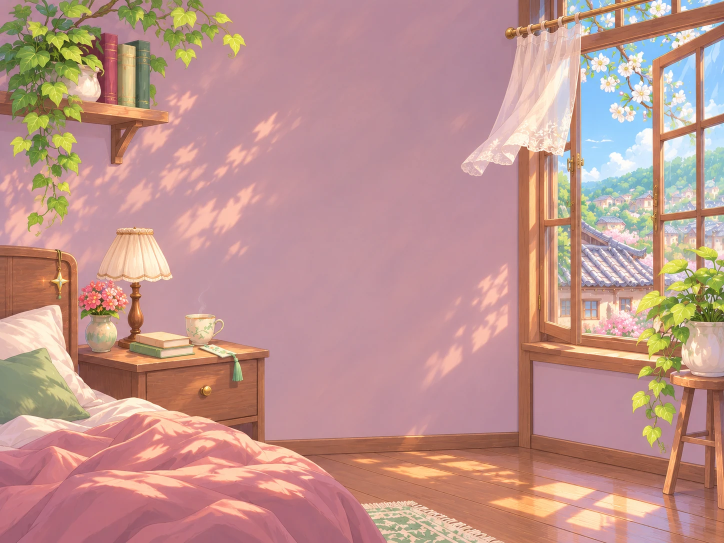
#> input picture src/jade_runtime/mobile_web/room-spring.webp, 1448 x 1086 px (shown at 1/2 size)
$ python room_layers_build_test.py
#> lines starting #> are read from the running program, lines starting #| are printed output that depends on the picture; after the words box and inside, x2 and y2 are one past the last pixel; in counts of white or black regions, pixels touching at a corner belong together
### scripts/build_room_layers.py
#!/usr/bin/env python3
"""Build reversible, independently animated room layers from the original art.

Runs OFFLINE on an artist/CI workstation, never on an Android device.
Dependency versions are in scripts/requirements-room-layers.txt.
"""
from __future__ import annotations

import argparse
from pathlib import Path

import cv2
import numpy as np
from PIL import Image

ROOT = Path(__file__).resolve().parents[1]
ART = ROOT / "src/jade_runtime/mobile_web"
SOURCE = ART / "room-spring.webp"
EXPECTED = (1448, 1086)

# Image-space geometry from the native 1448 × 1086 artwork, not phone pixels.
# Image-space hand-traced textile; the curtain rod, rings and wooden sash stay
# in the stationary backdrop (no rectangular texture displacement).
CURTAIN = [
    (1038, 85), (1055, 85), (1081, 83), (1110, 84), (1133, 81),
    (1142, 90), (1142, 145), (1138, 191), (1137, 252),
    (1135, 296), (1125, 310), (1100, 307), (1074, 301),
    (1055, 314), (1041, 327), (1015, 344), (989, 348),
    (965, 349), (948, 350), (933, 344), (911, 336),
    (930, 303), (957, 281), (974, 252), (986, 217),
    (997, 173), (1008, 132), (1027, 92),
]
CURTAIN_CROP = (900, 66, 1162, 362)


def mask_polygon(height: int, width: int, vertices: list[tuple[int, int]], sigma: float) -> np.ndarray:
    solid = np.zeros((height, width), dtype=np.uint8)
    cv2.fillPoly(solid, [np.asarray(vertices, dtype=np.int32)], 255)
    blurred = cv2.GaussianBlur(solid, (0, 0), sigmaX=sigma)
    return blurred.astype(np.float32) / 255.0


def alpha_cutout(original: np.ndarray, under: np.ndarray, extent: np.ndarray,
                 upper_alpha: float = 0.91) -> np.ndarray:
    """Original textile RGB with soft source-art matte, without color extrapolation.

    Solving for translucent RGB against an invented background introduces
    saturated cyan/yellow fringes. Keep actual fabric paint instead: motion
    matters more than reproducing the exact stationary composite mathematically.
    """
    difference = np.max(np.abs(original.astype(np.float32) - under), axis=2) / 255.0
    opacity = extent * np.clip(upper_alpha + 0.04 * difference, 0, 0.96)
    rgba = np.dstack([original, (opacity * 255.0).astype(np.uint8)])
    rgba[extent < 0.006] = 0
    return rgba.astype(np.uint8)


def restore_behind_curtain(source: np.ndarray, mask: np.ndarray) -> np.ndarray:
    """Reconstruct wall, vertical wooden jamb and sky with nearby genuine pixels.

    Large-region inpainting painted orange smears across the fixed window.
    Instead we explicitly keep its geometry and use three source materials.
    The textile is then composited over this fixed plane.
    """
    h, w = source.shape[:2]
    yy, xx = np.indices((h, w))
    wall = source[yy, np.clip(xx - 225, 610, 920)].astype(np.float32)
    wood = source[np.clip(yy + 305, 367, 718), np.clip(xx, 1040, 1066)].astype(np.float32)
    sky = source[yy, np.clip(xx + 150, 1182, w - 1)].astype(np.float32)

    def blend_weight(x: np.ndarray, x0: float, x1: float) -> np.ndarray:
        p = np.clip((x.astype(np.float32) - x0) / (x1 - x0), 0.0, 1.0)
        return p * p * (3.0 - 2.0 * p)

    # A flat wall ends at x≈1038. The wooden jamb remains straight while the
    # glass behind the sheer cloth is filled with neighbouring blue sky.
    to_wood = blend_weight(xx, 1032, 1045)[..., None]
    to_sky = blend_weight(xx, 1069, 1083)[..., None]
    rebuilt_window = wood * (1 - to_sky) + sky * to_sky
    donor = wall * (1 - to_wood) + rebuilt_window * to_wood
    m = mask[..., None]
    return source.astype(np.float32) * (1 - m) + donor * m


def make_layers(source: np.ndarray) -> tuple[np.ndarray, dict[str, np.ndarray], dict[str, float]]:
    height, width = source.shape[:2]
    assert (width, height) == EXPECTED, f"unexpected artwork dimensions: {width}x{height}"
    curtain_mask = mask_polygon(height, width, CURTAIN, 2.0)
    behind = restore_behind_curtain(source, curtain_mask)

    # A light, low-saturation matte keeps painted wood, blue sky and warm
    # wall pixels OUT of the moving textile. Low-opacity lace stays soft.
    colors = source.astype(np.float32)
    red, green, blue = colors[:, :, 0], colors[:, :, 1], colors[:, :, 2]
    pastel = np.minimum.reduce([
        np.clip((red - 155) / 29, 0, 1),
        np.clip((green - 137) / 30, 0, 1),
        np.clip((blue - 125) / 30, 0, 1),
        np.clip((red + 12 - blue) / 35, 0, 1),
    ])
    pastel = cv2.GaussianBlur(pastel, (0, 0), 1.3)
    fabric_mask = curtain_mask * np.clip(pastel * 1.18, 0.0, 1.0)
    fabric = alpha_cutout(source, behind, fabric_mask, upper_alpha=0.88)
    # Conservative fixed-geometry exclusion. The original composite includes
    # wood immediately behind the sheer edge. Never let that wood travel with
    # the cloth, even if it means sacrificing a few lace-edge pixels.
    yy, xx = np.indices((height, width))
    # Scalloped underside: no moving rectangle of wall or wooden sill.
    lower_edge = np.interp(
        xx, [900, 925, 946, 970, 1005, 1030, 1070, 1110, 1140, 1162],
        [330, 348, 352, 345, 328, 311, 302, 301, 297, 290],
    )
    fade = np.clip((lower_edge - yy) / 4.0, 0, 1)
    fabric[:, :, 3] = (fabric[:, :, 3].astype(np.float32) * fade).astype(np.uint8)
    fabric[(xx >= 1139) & (yy >= 100), 3] = 0
    crop = CURTAIN_CROP
    layers = {
        "room-curtain.webp": fabric[crop[1]:crop[3], crop[0]:crop[2]],
    }
    output = np.clip(behind, 0, 255).astype(np.uint8)
    unchanged = source[curtain_mask < 0.005].astype(np.int16) - output[curtain_mask < 0.005].astype(np.int16)
    exterior_max = float(np.abs(unchanged).max(initial=0))
    if exterior_max > 1:
        raise AssertionError(f"pixels outside textile area changed: {exterior_max}")
    visible = int(np.count_nonzero(layers["room-curtain.webp"][:, :, 3] > 100))
    if visible < 12_000:
        raise AssertionError(f"fabric matte too sparse: {visible}")
    return output, layers, {
        "exterior_max": exterior_max,
        "curtain_nontransparent_pixels": float(visible),
        "affected_percentage": float(np.mean(curtain_mask > 0.005) * 100),
    }

def build(*, output_dir: Path = ART) -> dict[str, float]:
    source = np.asarray(Image.open(SOURCE).convert("RGB"))
    backdrop, layers, metrics = make_layers(source)
    output_dir.mkdir(parents=True, exist_ok=True)
    Image.fromarray(backdrop, "RGB").save(
        output_dir / "room-backdrop.webp", "WEBP", quality=94, method=6
    )
    for name, image in layers.items():
        Image.fromarray(image, "RGBA").save(
            output_dir / name, "WEBP", lossless=True, method=6
        )
    for file in ("room-backdrop.webp", *layers):
        image = Image.open(output_dir / file)
        image.verify()
        metrics[file + "_bytes"] = float((output_dir / file).stat().st_size)
    return metrics


# [6 lines left out: function main, not called in this run]


# [2 lines that do not run on import are left out]

### tests/room_layers_build_test.py
#!/usr/bin/env python3
"""DEV-010: offline compositor smoke and geometry tests, no network or AI calls."""
from __future__ import annotations

import sys
import tempfile
from pathlib import Path

import cv2
import numpy as np
from PIL import Image

ROOT = Path(__file__).resolve().parents[1]
sys.path.insert(0, str(ROOT / "scripts"))
from build_room_layers import ART, EXPECTED, CURTAIN_CROP, build, make_layers  # noqa: E402


def synthetic_art() -> np.ndarray:
    width, height = EXPECTED
    yy, xx = np.indices((height, width))
    arr = np.zeros((height, width, 3), dtype=np.uint8)
    arr[:, :, 0] = np.clip(190 + (xx / width * 20) - (yy / height * 17), 0, 255)
    arr[:, :, 1] = np.clip(145 + (xx / width * 12) - (yy / height * 12), 0, 255)
    arr[:, :, 2] = np.clip(159 + (xx / width * 10), 0, 255)
    # Plausible cloth and shadow tones exercise nonzero cutout alpha.
    cv2.ellipse(arr, (1063, 209), (90, 115), 0, 0, 360, (229, 215, 212), -1)
    cv2.ellipse(arr, (440, 350), (90, 44), -34, 0, 360, (160, 124, 135), -1)
    cv2.ellipse(arr, (900, 685), (80, 70), 27, 0, 360, (158, 122, 129), -1)
    return arr


def check_layer_geometry() -> None:
    source = synthetic_art()
#> in synthetic_art, `cv2.ellipse(arr, (440, 350), (90, 44), -34, 0, 360, (160, 124, 135), -1)`: arr: shape (1086, 1448, 3); mean of channels 0, 1, 2 191.3, 145.7, 164.2
#> in synthetic_art, `cv2.ellipse(arr, (900, 685), (80, 70), 27, 0, 360, (158, 122, 129), -1)`: arr: shape (1086, 1448, 3); mean of channels 0, 1, 2 191, 145.4, 163.8
    output, layers, metrics = make_layers(source)
#> in mask_polygon, `cv2.fillPoly(solid, [np.asarray(vertices, dtype=np.int32)], 255)`:
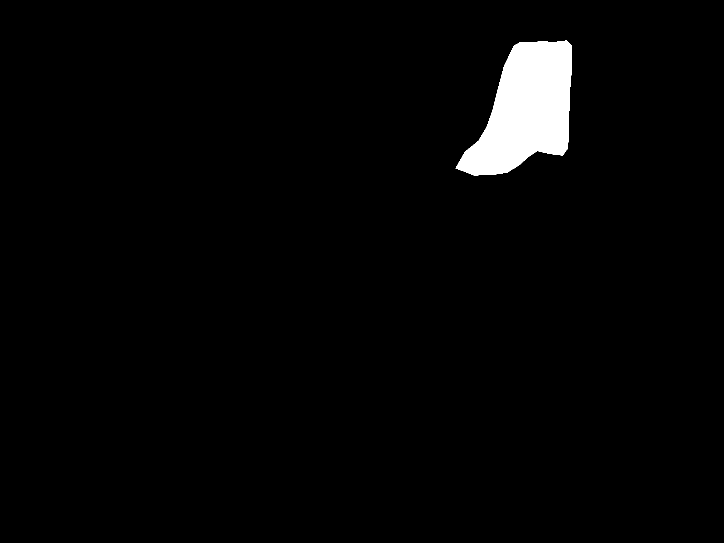
#> solid: shape (1086, 1448) (shown at 1/2 size); 2.5% white; 1 white region, box (x1, y1, x2, y2) and area: (911, 81, 1143, 351) 38593
#> in make_layers, `fabric[:, :, 3] = (fabric[:, :, 3].astype(np.float32) * fade).astype(n..`:
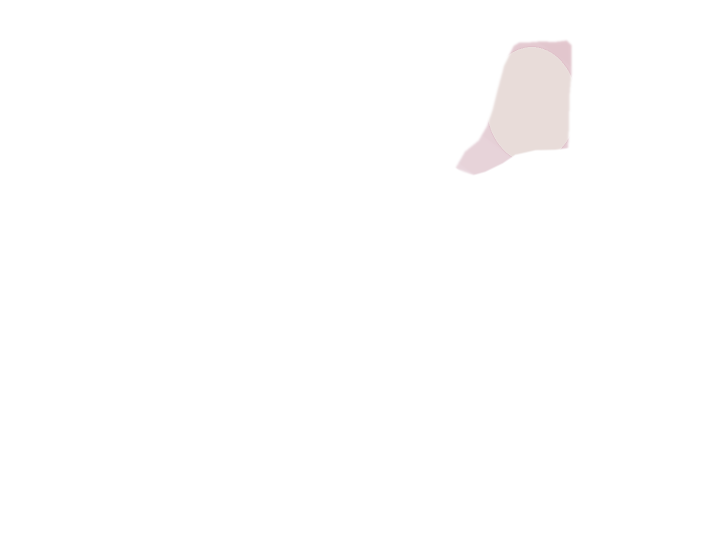
#> fabric: shape (1086, 1448, 4) (shown at 1/2 size); mean of channels 0, 1, 2, 3 6, 5.3, 5.4, 4.6; transparent parts drawn white
#> in make_layers, `fabric[(xx >= 1139) & (yy >= 100), 3] = 0`: fabric: shape (1086, 1448, 4); 0.07% of pixels changed, all inside (x1, y1, x2, y2) = (1139, 100, 1148, 296)
#> in make_layers, `exterior_max = float(np.abs(unchanged).max(initial=0))`: exterior_max = 1
#> in make_layers, `visible = int(np.count_nonzero(layers["room-curtain.webp"][:, :, 3] > ..`: visible = 35175
#> layers = 1 item; metrics = {'exterior_max': 1, 'curtain_nontransparent_pixels': 35175, 'affected_percentage': 2.73}
    assert output.shape == source.shape
    assert metrics["exterior_max"] <= 1
    assert metrics["curtain_nontransparent_pixels"] > 15000
    assert 1 < metrics["affected_percentage"] < 9
    crop = CURTAIN_CROP
    assert layers["room-curtain.webp"].shape == (crop[3] - crop[1], crop[2] - crop[0], 4)
    # Conspicuous fixed pieces such as bed, wooden sash, foreground plants
    # must never be affected by the pixel-level layer builder.
    for px, py in ((40, 900), (1320, 175), (1160, 450), (742, 80), (400, 750)):
        assert np.array_equal(output[py, px], source[py, px]), (px, py)
    print("geometry and unchanged foreground PASS")


def check_real_assets() -> None:
    with tempfile.TemporaryDirectory() as tmp:
        result = build(output_dir=Path(tmp))
#> in build, source is the input picture: shape (1086, 1448, 3); mean R, G, B 191.3, 148.5, 141.5
#> in restore_behind_curtain (call 2), `donor = wall * (1 - to_wood) + rebuilt_window * to_wood`:
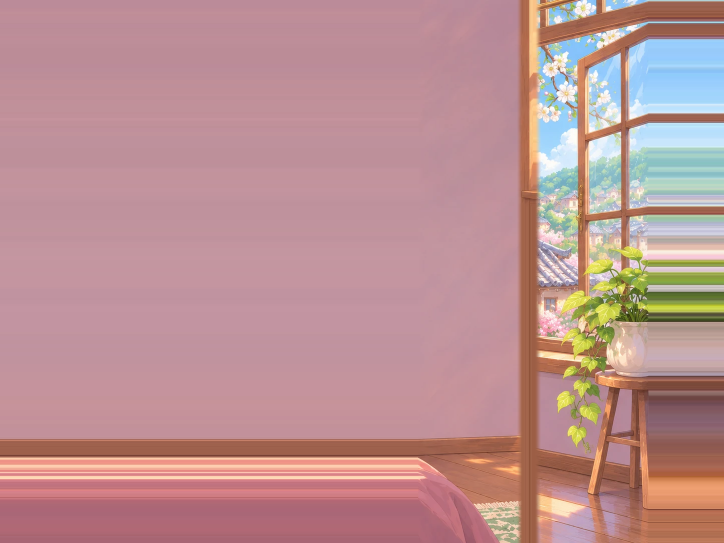
#> donor: shape (1086, 1448, 3) float32 (shown at 1/2 size); mean R, G, B 187.5, 144.6, 148; drawn with min black and max white
#> in make_layers (call 2), `red, green, blue = colors[:, :, 0], colors[:, :, 1], colors[:, :, 2]`:
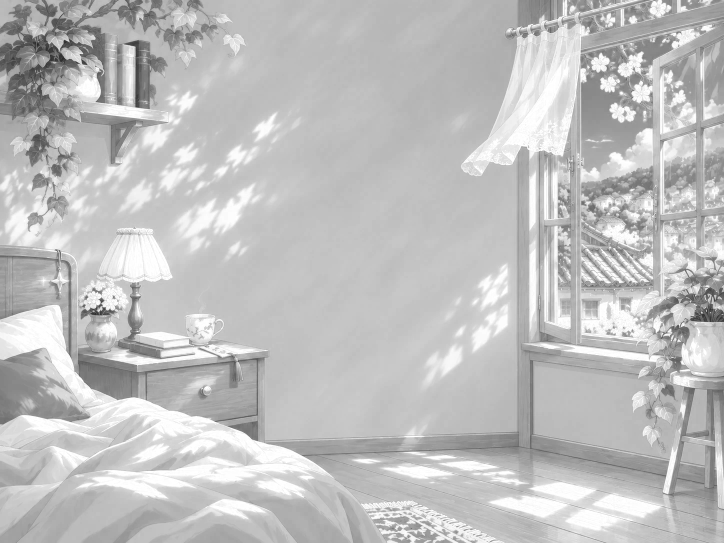
#> red: shape (1086, 1448) float32 (shown at 1/2 size); min 33, max 255, mean 191.3
#> in make_layers (call 2), `red, green, blue = colors[:, :, 0], colors[:, :, 1], colors[:, :, 2]`:
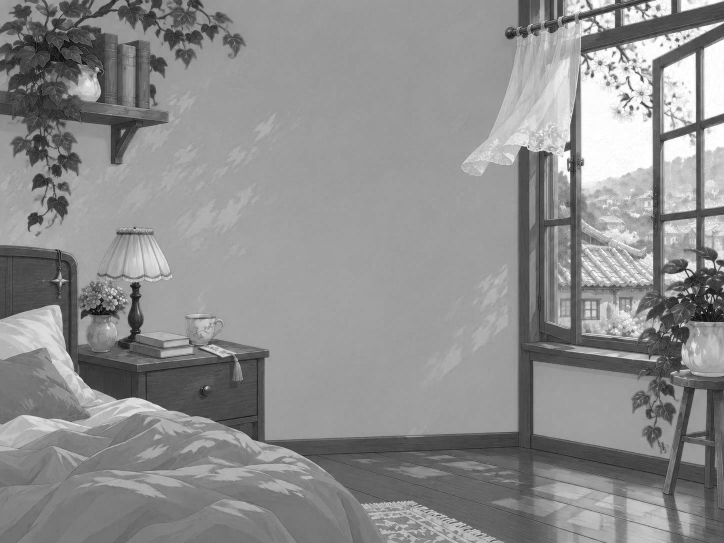
#> blue: shape (1086, 1448) float32 (shown at 1/2 size); min 0, max 255, mean 141.5
#> in make_layers (call 2), `pastel = np.minimum.reduce([ np.clip((red - 155) / 29, 0, 1), np.clip(..`:
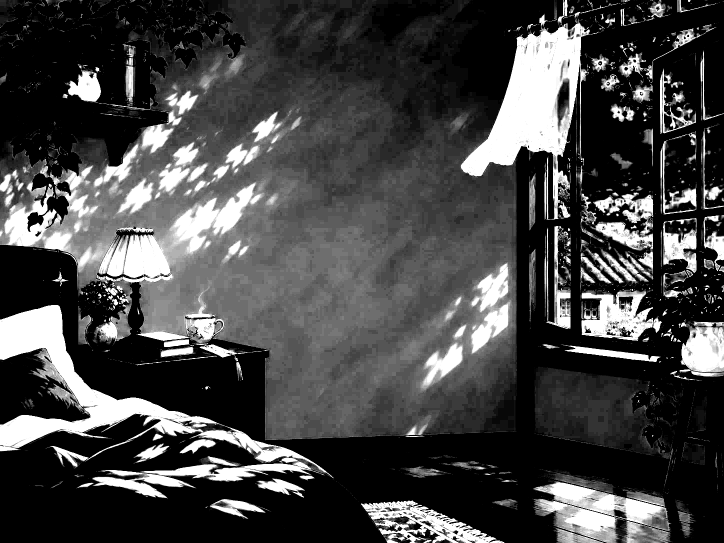
#> pastel: shape (1086, 1448) float32 (shown at 1/2 size); min 0, max 1, mean 0.274
#> call 2 of alpha_cutout, with upper_alpha = 0.88
#> in alpha_cutout (call 2), `difference = np.max(np.abs(original.astype(np.float32) - under), axis=..`:
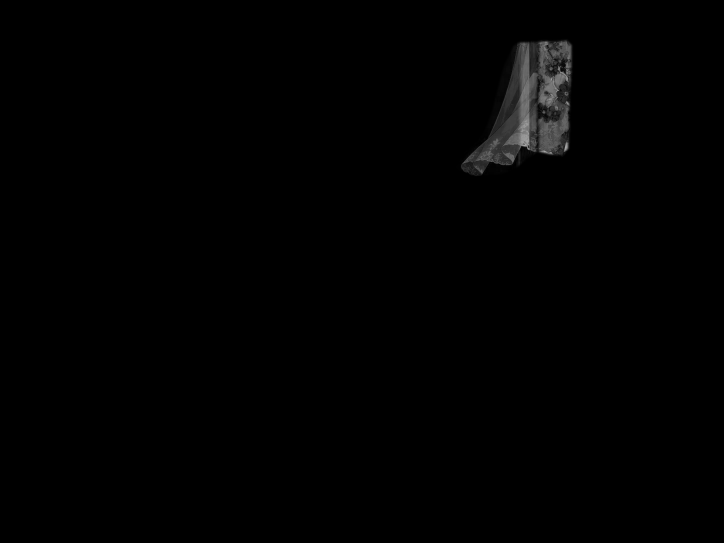
#> difference: shape (1086, 1448) float32 (shown at 1/2 size); min 0, max 0.69, mean 0.00579
#> in make_layers (call 2), `visible = int(np.count_nonzero(layers["room-curtain.webp"][:, :, 3] > ..`: visible = 30754
#> in build, `backdrop, layers, metrics = make_layers(source)`: layers = 1 item; metrics = {'exterior_max': 1, 'curtain_nontransparent_pixels': 30754, 'affected_percentage': 2.73}
#> the loop in build, `for name, image in layers.items():` made 1 pass
#> name on pass 1: 'room-curtain.webp'
        original = Image.open(ART / "room-spring.webp")
        assert original.size == EXPECTED
        expected_files = {
            "room-backdrop.webp": EXPECTED,
            "room-curtain.webp": (CURTAIN_CROP[2] - CURTAIN_CROP[0], CURTAIN_CROP[3] - CURTAIN_CROP[1]),
        }
        sizes = {}
        for name, size in expected_files.items():
            target = Path(tmp) / name
            with Image.open(target) as check:
                assert check.size == size, (name, check.size, size)
                check.load()
            sizes[name] = target.stat().st_size
            assert sizes[name] > 200, name
        # Avoid massive scene textures on devices: fail on unexpectedly large assets.
        assert sum(sizes.values()) < 1_500_000, sizes
        print("generated WebP assets PASS; bytes:", sizes)
        print("builder metrics:", result)


if __name__ == "__main__":
    check_layer_geometry()
#> (the run stopped early here; a loop or call above may not have finished)

$ run again, with src/jade_runtime/mobile_web/room-kitchen.webp copied over src/jade_runtime/mobile_web/room-spring.webp
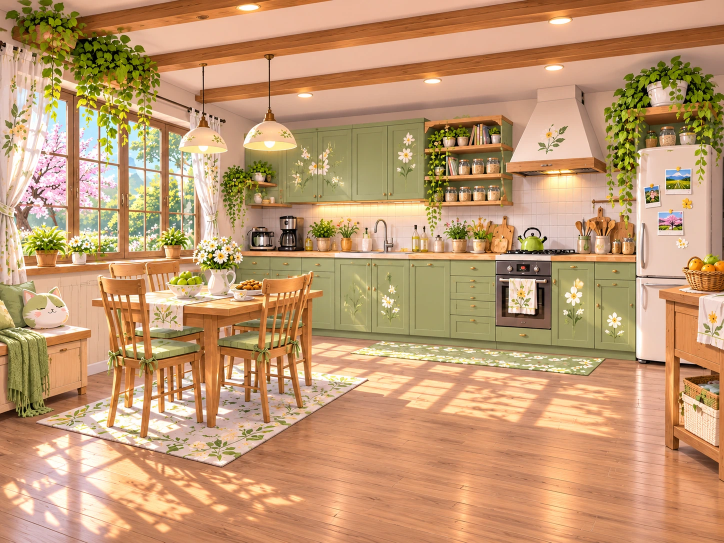
#> input picture src/jade_runtime/mobile_web/room-kitchen.webp, 1448 x 1086 px (shown at 1/2 size)
#> solid: shape (1086, 1448); 2.5% white; 1 white region, box (x1, y1, x2, y2) and area: (911, 81, 1143, 351) 38593
#> exterior_max = 1
#> visible = 35175
#> in check_layer_geometry, `output, layers, metrics = make_layers(source)`: layers = 1 item; metrics = {'exterior_max': 1, 'curtain_nontransparent_pixels': 35175, 'affected_percentage': 2.73}
#> in build, source is the input picture: shape (1086, 1448, 3); mean R, G, B 193.7, 153.5, 113.7
#> in make_layers (call 2), `red, green, blue = colors[:, :, 0], colors[:, :, 1], colors[:, :, 2]`:
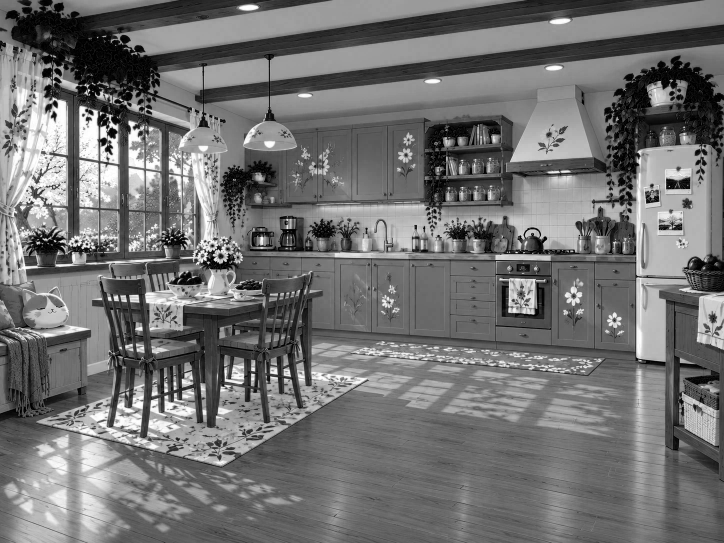
#> blue: shape (1086, 1448) float32 (shown at 1/2 size); min 0, max 255, mean 113.7
#> in alpha_cutout (call 2), `difference = np.max(np.abs(original.astype(np.float32) - under), axis=..`:
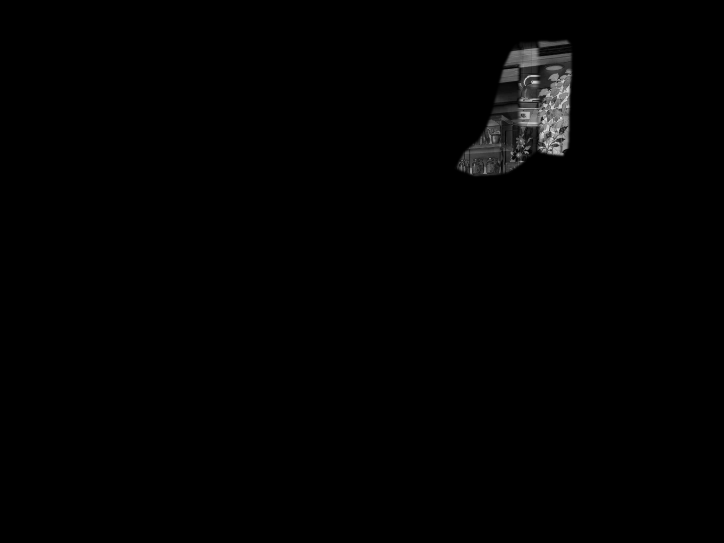
#> difference: shape (1086, 1448) float32 (shown at 1/2 size); min 0, max 0.957, mean 0.0074
#> visible = 16569
#> in build, `backdrop, layers, metrics = make_layers(source)`: layers = 1 item; metrics = {'exterior_max': 1, 'curtain_nontransparent_pixels': 16569, 'affected_percentage': 2.73}
#> the loop in build, `for name, image in layers.items():` made 1 pass
#> name on pass 1: 'room-curtain.webp'
